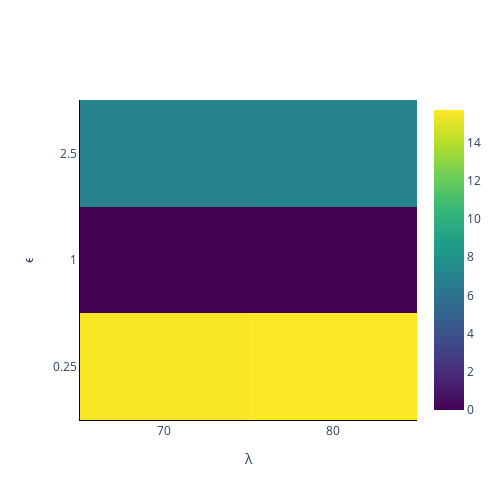

The code cell stored with this chart in its notebook:
### Markdown cell above
### Compute heatmap of the divergence between posteriors fitted the true and baseline ϵ for different values of ϵ and λ

### Code cell
fig = go.Figure()

# Plot heatmap
fig.add_trace(
    go.Heatmap(
        x=lambdas,
        y=epsilon_values,
        z=difference,
        type = 'heatmap',
        coloraxis= 'coloraxis'
    ),
)

# Add axis labels
fig.update_xaxes(type='category', title_text='λ')
fig.update_yaxes(type='category', title_text='ϵ')

fig.update_layout(
    boxmode='group',
    height=500,
    width=500,
    plot_bgcolor='white',
    xaxis=dict(
        linecolor='black'),
    yaxis=dict(
        linecolor='black'),
    coloraxis=dict(colorscale='Viridis'))

fig.write_image('Heatmap.pdf')
fig.show()

### Figure 1 — Plotly figure (JSON) as saved in the notebook; plotly's stock layout.template omitted (floating-point values rounded to 4 significant figures)
{"data": [{"coloraxis": "coloraxis", "type": "heatmap", "x": [70, 80], "y": [0.25, 1, 2.5], "z": [[15.55, 15.7], [0, 0], [7.054, 7.098]]}], "layout": {"boxmode": "group", "coloraxis": {"colorscale": [[0, "#440154"], [0.1111, "#482878"], [0.2222, "#3e4989"], [0.3333, "#31688e"], [0.4444, "#26828e"], [0.5556, "#1f9e89"], [0.6667, "#35b779"], [0.7778, "#6ece58"], [0.8889, "#b5de2b"], [1, "#fde725"]]}, "height": 500, "plot_bgcolor": "white", "width": 500, "xaxis": {"linecolor": "black", "title": {"text": "λ"}, "type": "category"}, "yaxis": {"linecolor": "black", "title": {"text": "ϵ"}, "type": "category"}}}
